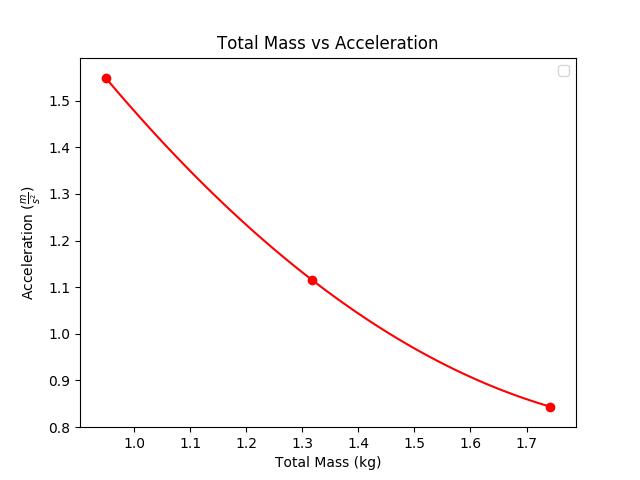

Python code for this plot:
import matplotlib.pyplot as plt
from scipy.interpolate import interp1d
import numpy as np

x1 = [0.95, 1.317, 1.742]
y1 = [1.548, 1.116, 0.844]


def plot(x_data, y_data, color):
    x = np.linspace(min(x_data), max(x_data), 100)
    f = interp1d(x_data, y_data, kind="quadratic")
    plt.plot(x, f(x), color=color, label="$0.68x^2-2.71x+3.51$")


plt.title("Total Mass vs Acceleration")
plt.xlabel("Total Mass (kg)")
plt.ylabel("Acceleration $(\\frac{m}{s^2})$")
plt.scatter(x1, y1, color="r")
plot(x1, y1,  color="r")
plt.legend(loc="upper right")
plt.savefig("mass.png")
plt.show()
